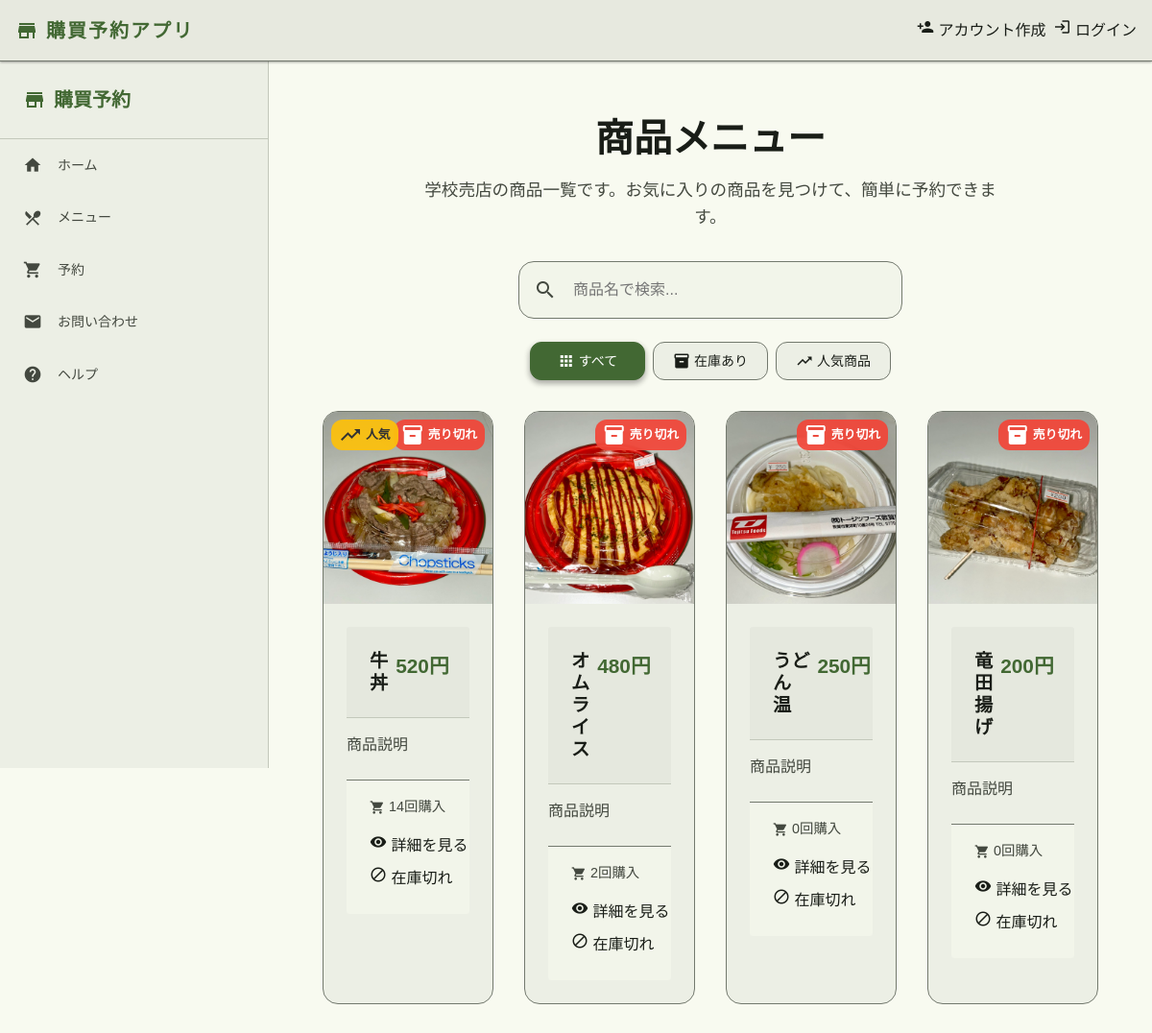
Before: /menu (upper part) with the older database file.
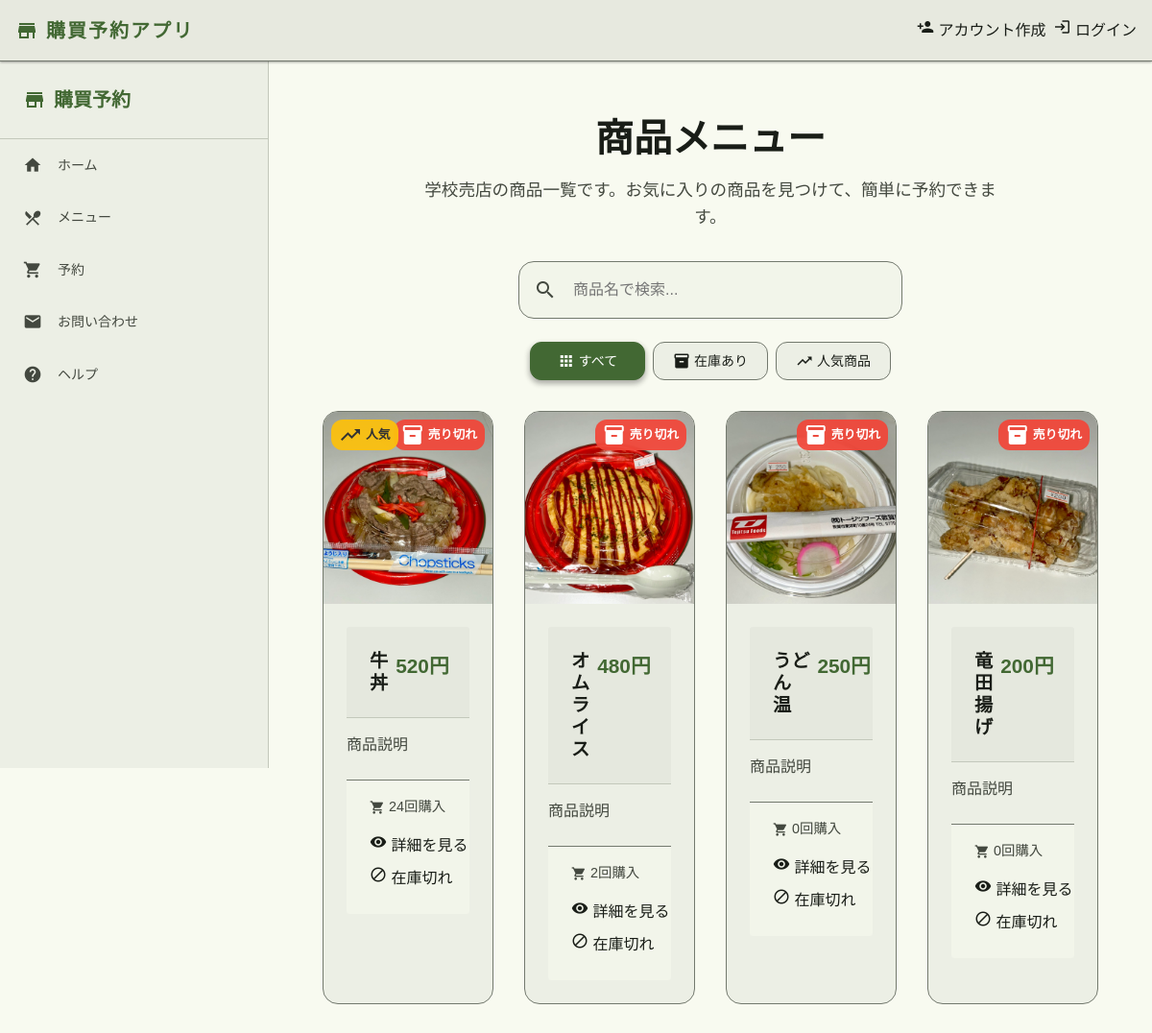
After: the same page with the newer database file.
### kobuy_app/models/models.py (models this page shows, shortened)
class Menu(db.Model):
    __tablename__ = 'menu'
    id = db.Column(db.Integer, primary_key=True)
    orders = db.Column(db.Integer, nullable=False, default=0)
    productname = db.Column(db.String(255))
    price = db.Column(db.String(255))
    buy_cnt = db.Column(db.Integer) # 購入された回数
    explanation = db.Column(db.String(255))
    product_image = db.Column(db.String(255))
    category_id = db.Column(db.Integer, db.ForeignKey('menu_category.id'))

### kobuy_app/views.py (the view)
@app.route("/menu")
def menu():
    data = current_webdata("メニュー")
    menu_items = Menu.query.order_by(Menu.orders).all()
    return render_template("main/menu.html", data=data, menu_items=menu_items)

### kobuy_app/templates/main/menu.html (shortened to what this page needs)
{% extends "layout.html" %}
{% block content %}
<div class="menu-container fade-in">
    <section class="menu-header">
        <div class="header-content">
            <h1 class="page-heading">商品メニュー</h1>
            <p class="page-description">
                学校売店の商品一覧です。お気に入りの商品を見つけて、簡単に予約できます。
            </p>
        </div>
        <div class="filter-section">
            <div class="search-box">
                <span class="material-icons search-icon">search</span>
                <input type="text" id="menuSearch" placeholder="商品名で検索..." class="search-input">
            </div>
            <div class="filter-buttons">
                <button type="button" id="filterAll" class="filter-btn active" data-filter="all">
                    <span class="material-icons">apps</span>
                    <span class="filter-text">すべて</span>
                </button>
                <button type="button" id="filterAvailable" class="filter-btn" data-filter="available">
                    <span class="material-icons">inventory</span>
                    <span class="filter-text">在庫あり</span>
                </button>
                <button type="button" id="filterPopular" class="filter-btn" data-filter="popular">
                    <span class="material-icons">trending_up</span>
                    <span class="filter-text">人気商品</span>
                </button>
            </div>
        </div>
    </section>
    <section class="menu-grid-section">
        <div class="menu-grid" id="menuGrid">
            {% for menu_item in menu_items %}
            <div class="menu-card" data-id="{{ menu_item.id }}" data-name="{{ menu_item.productname | lower }}" data-price="{{ menu_item.price }}" data-stock="{{ menu_item.stock.today_stock if menu_item.stock else 0 }}">
                <div class="card-image-container">
                    {% if menu_item.product_image %}
                        <img src="{{ url_for('static', filename=menu_item.product_image) }}"
                             alt="{{ menu_item.productname }}"
                             class="card-image"
                             loading="lazy">
                    {% else %}
                        <div class="no-image-placeholder">
                            <span class="material-icons">restaurant</span>
                        </div>
                    {% endif %}
                    {% if menu_item.stock and menu_item.stock.today_stock > 0 %}
                        <div class="stock-badge available">
                            <span class="material-icons">inventory</span>
                            在庫あり
                        </div>
                    {% else %}
                        <div class="stock-badge unavailable">
                            <span class="material-icons">inventory_2</span>
                            売り切れ
                        </div>
                    {% endif %}
                    {% if menu_item.buy_cnt > 10 %}
                        <div class="popular-badge">
                            <span class="material-icons">trending_up</span>
                            人気
                        </div>
                    {% endif %}
                </div>
                <div class="card-content">
                    <div class="card-header">
                        <h3 class="card-title">{{ menu_item.productname }}</h3>
                        <div class="card-price">{{ menu_item.price }}円</div>
                    </div>
                    <div class="card-description">
                        <p>{{ menu_item.explanation or '商品の詳細説明がありません。' }}</p>
                    </div>
                    <div class="card-footer">
                        <div class="card-stats">
                            <div class="stat-item">
                                <span class="material-icons stat-icon">shopping_cart</span>
                                <span class="stat-text">{{ menu_item.buy_cnt }}回購入</span>
                            </div>
                        </div>
                        <div class="card-actions">
                            <md-filled-button href="/menu/{{ menu_item.id }}" class="action-btn primary">
                                <span slot="icon" class="material-icons">visibility</span>
                                詳細を見る
                            </md-filled-button>
                            {% if menu_item.stock and menu_item.stock.today_stock > 0 %}
                                <md-outlined-button href="/reserve/item/{{ menu_item.id }}" class="action-btn secondary">
                                    <span slot="icon" class="material-icons">add_shopping_cart</span>
                                    予約する
                                </md-outlined-button>
                            {% else %}
                                <md-outlined-button disabled class="action-btn secondary">
                                    <span slot="icon" class="material-icons">block</span>
                                    在庫切れ
                                </md-outlined-button>
                            {% endif %}
                        </div>
                    </div>
                </div>
            </div>
            {% endfor %}
        </div>
    </section>
</div>
{% endblock %}

### kobuy_app/templates/layout.html (shortened to what this page needs)
<!DOCTYPE html>
<html lang="ja">
<head>
    <link href="https://cdn.jsdelivr.net/npm/bootstrap@5.0.2/dist/css/bootstrap.min.css" rel="stylesheet">
    <link rel="stylesheet" type="text/css" href="{{ url_for('static', filename='css/style.css') }}" />
</head>
<body class="noto-sans-jp-regular">
    <header class="app-header">
        <div class="header-container">
            <div class="header-brand">
                <div class="header-title">
                    <span class="material-icons brand-icon">store</span>
                    <span class="brand-text">購買予約アプリ</span>
                </div>
            </div>
            <div class="header-actions">
                {% if current_user.is_anonymous %}
                    <md-filled-tonal-button href="/register" class="header-btn">
                        <span slot="icon" class="material-icons">person_add</span>
                        <span class="btn-text">アカウント作成</span>
                    </md-filled-tonal-button>
                    <md-filled-button href="/login" class="header-btn">
                        <span slot="icon" class="material-icons">login</span>
                        <span class="btn-text">ログイン</span>
                    </md-filled-button>
                {% endif %}
            </div>
        </div>
    </header>
    <div class="desktop-layout">
        <nav class="desktop-sidebar only-desktop" id="desktopSidebar" aria-label="デスクトップナビゲーション">
            <div class="sidebar-header">
                <div class="sidebar-brand">
                    <span class="material-icons">store</span>
                    <span class="sidebar-title">購買予約</span>
                </div>
            </div>
            <ul class="sidebar-nav">
                <li class="sidebar-item {% if request.path == '/' %}active{% endif %}">
                    <a class="sidebar-link" href="/" aria-label="ホームページ">
                        <span class="material-icons">home</span>
                        <span class="sidebar-text">ホーム</span>
                    </a>
                </li>
                <li class="sidebar-item {% if request.path == '/menu' %}active{% endif %}">
                    <a class="sidebar-link" href="/menu" aria-label="メニューページ">
                        <span class="material-icons">restaurant_menu</span>
                        <span class="sidebar-text">メニュー</span>
                    </a>
                </li>
                <li class="sidebar-item {% if request.path == '/reserve' %}active{% endif %}">
                    <a class="sidebar-link" href="/reserve" aria-label="予約ページ">
                        <span class="material-icons">shopping_cart</span>
                        <span class="sidebar-text">予約</span>
                    </a>
                </li>
                <li class="sidebar-item {% if request.path == '/contact' %}active{% endif %}">
                    <a class="sidebar-link" href="/contact" aria-label="お問い合わせページ">
                        <span class="material-icons">mail</span>
                        <span class="sidebar-text">お問い合わせ</span>
                    </a>
                </li>
                <li class="sidebar-item {% if request.path == '/help' %}active{% endif %}">
                    <a class="sidebar-link" href="/help" aria-label="ヘルプページ">
                        <span class="material-icons">help</span>
                        <span class="sidebar-text">ヘルプ</span>
                    </a>
                </li>
            </ul>
        </nav>
        <main class="app-main" id="main-content">
            <div class="page-content">
                {% block content %}
                {% endblock %}
            </div>
        </main>
    </div>
</body>
</html>

### kobuy_app/templates/main/menu.html (style rules this page uses)
.menu-container { max-width: 1200px; margin: 0 auto; padding: var(--spacing-lg); }
.menu-header { margin-bottom: var(--spacing-xl); }
.header-content { text-align: center; margin-bottom: var(--spacing-xl); }
.page-heading { font-size: 2.5rem; font-weight: 700; color: var(--md-sys-color-on-surface); margin-bottom: var(--spacing-md); }
.page-description { font-size: 1.1rem; color: var(--md-sys-color-on-surface-variant); max-width: 600px; margin: 0 auto; }
.filter-section { display: flex; flex-direction: column; gap: var(--spacing-lg); align-items: center; }
.search-box { position: relative; width: 100%; max-width: 400px; }
.search-icon { position: absolute; left: var(--spacing-md); top: 50%; transform: translateY(-50%); color: var(--md-sys-color-on-surface-variant); }
.search-input { width: 100%; padding: var(--spacing-md) var(--spacing-md) var(--spacing-md) calc(var(--spacing-md) * 2 + 24px); border: 1px solid var(--md-sys-color-outline); border-radius: var(--border-radius-lg); background: var(--md-sys-color-surface-container-low); color: var(--md-sys-color-on-surface); font-size: 1rem; transition: all var(--transition-fast); }
.filter-buttons { display: flex; gap: var(--spacing-sm); flex-wrap: wrap; justify-content: center; }
.filter-btn { display: flex; align-items: center; gap: var(--spacing-xs); padding: var(--spacing-sm) var(--spacing-md); border: 1px solid var(--md-sys-color-outline); border-radius: var(--border-radius-md); background: var(--md-sys-color-surface-container); color: var(--md-sys-color-on-surface); font-size: 14px; font-weight: 500; cursor: pointer; transition: all var(--transition-fast); min-width: 120px; justify-content: center; position: relative; overflow: hidden; }
.filter-btn.active { background: var(--md-sys-color-primary); color: var(--md-sys-color-on-primary); border-color: var(--md-sys-color-primary); box-shadow: var(--shadow-md); }
.filter-btn .material-icons { font-size: 18px; width: 18px; height: 18px; display: flex; align-items: center; justify-content: center; }
.filter-text { font-weight: 500; white-space: nowrap; }
.menu-grid-section { margin-top: var(--spacing-xl); }
.menu-grid { display: grid; grid-template-columns: repeat(auto-fit, minmax(280px, 1fr)); gap: var(--spacing-lg); margin-bottom: var(--spacing-xl); }
@media (min-width: 1200px) { .menu-grid { grid-template-columns: repeat(4, 1fr); gap: var(--spacing-xl); } }
.menu-card { background: var(--md-sys-color-surface-container); border-radius: var(--border-radius-lg); border: 1px solid var(--md-sys-color-outline); overflow: hidden; transition: all var(--transition-fast); position: relative; }
.card-image-container { position: relative; height: 200px; overflow: hidden; }
.card-image { width: 100%; height: 100%; object-fit: cover; transition: transform var(--transition-fast); }
.stock-badge, .popular-badge { position: absolute; top: var(--spacing-sm); padding: var(--spacing-xs) var(--spacing-sm); border-radius: var(--border-radius-md); font-size: 0.8rem; font-weight: 600; display: flex; align-items: center; gap: var(--spacing-xs); backdrop-filter: blur(10px); }
.stock-badge { right: var(--spacing-sm); }
.stock-badge.unavailable { background: rgba(244, 67, 54, 0.9); color: white; }
.popular-badge { left: var(--spacing-sm); background: rgba(255, 193, 7, 0.9); color: #333; }
.card-content { padding: var(--spacing-lg); }
.card-header { display: flex; justify-content: space-between; align-items: flex-start; margin-bottom: var(--spacing-md); }
.card-title { font-size: 1.2rem; font-weight: 600; color: var(--md-sys-color-on-surface); margin: 0; flex: 1; margin-right: var(--spacing-sm); }
.card-price { font-size: 1.3rem; font-weight: 700; color: var(--md-sys-color-primary); white-space: nowrap; }
.card-description { margin-bottom: var(--spacing-lg); }
.card-description p { color: var(--md-sys-color-on-surface-variant); line-height: 1.5; margin: 0; display: -webkit-box; -webkit-line-clamp: 3; -webkit-box-orient: vertical; overflow: hidden; }
.card-footer { border-top: 1px solid var(--md-sys-color-outline); padding-top: var(--spacing-md); }
.card-stats { display: flex; gap: var(--spacing-md); margin-bottom: var(--spacing-md); flex-wrap: wrap; }
.stat-item { display: flex; align-items: center; gap: var(--spacing-xs); color: var(--md-sys-color-on-surface-variant); font-size: 0.9rem; }
.stat-icon { font-size: 1rem; }
.card-actions { display: flex; gap: var(--spacing-sm); flex-wrap: wrap; }
.action-btn { flex: 1; min-width: 120px; }

Changed rows visible on the page:
changed Menu "牛丼": buy_cnt "14" → "24"
